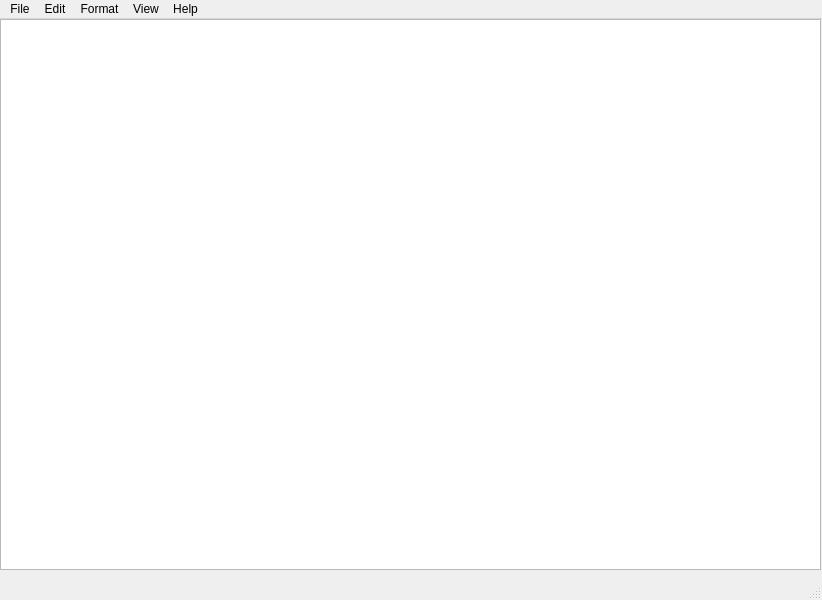
<?xml version="1.0" encoding="UTF-8"?>
<ui version="4.0">
 <author>@hirusha-adi</author>
 <class>MainWindow</class>
 <widget class="QMainWindow" name="MainWindow">
  <property name="geometry">
   <rect>
    <x>0</x>
    <y>0</y>
    <width>822</width>
    <height>600</height>
   </rect>
  </property>
  <property name="windowTitle">
   <string>Notes</string>
  </property>
  <widget class="QWidget" name="centralwidget">
   <widget class="QPlainTextEdit" name="plainTextEdit">
    <property name="geometry">
     <rect>
      <x>0</x>
      <y>0</y>
      <width>821</width>
      <height>551</height>
     </rect>
    </property>
   </widget>
  </widget>
  <widget class="QMenuBar" name="menubar">
   <property name="geometry">
    <rect>
     <x>0</x>
     <y>0</y>
     <width>822</width>
     <height>29</height>
    </rect>
   </property>
   <widget class="QMenu" name="menuLogin">
    <property name="title">
     <string>File</string>
    </property>
    <addaction name="actionNew"/>
    <addaction name="actionOpen"/>
    <addaction name="actionSave"/>
    <addaction name="actionSave_As"/>
    <addaction name="separator"/>
    <addaction name="actionPage_Setup_2"/>
    <addaction name="actionPrint"/>
    <addaction name="separator"/>
    <addaction name="actionExit"/>
   </widget>
   <widget class="QMenu" name="menuEdit">
    <property name="title">
     <string>Edit</string>
    </property>
    <addaction name="actionUndo"/>
    <addaction name="separator"/>
    <addaction name="actionCut"/>
    <addaction name="actionCopy"/>
    <addaction name="actionPaste"/>
    <addaction name="actionDelete"/>
    <addaction name="separator"/>
    <addaction name="actionFind"/>
    <addaction name="actionFind_Next"/>
    <addaction name="actionReplace"/>
    <addaction name="actionGo_To"/>
    <addaction name="separator"/>
    <addaction name="actionSelect_All"/>
    <addaction name="actionTime_Date"/>
   </widget>
   <widget class="QMenu" name="menuFormat">
    <property name="title">
     <string>Format</string>
    </property>
    <addaction name="actionWord_Wrap"/>
    <addaction name="actionFont"/>
   </widget>
   <widget class="QMenu" name="menuView">
    <property name="title">
     <string>View</string>
    </property>
    <addaction name="actionZoom"/>
    <addaction name="actionStatus_Bar"/>
   </widget>
   <widget class="QMenu" name="menuHelp">
    <property name="title">
     <string>Help</string>
    </property>
    <addaction name="actionView_Help"/>
    <addaction name="actionAbout_Notes"/>
   </widget>
   <addaction name="menuLogin"/>
   <addaction name="menuEdit"/>
   <addaction name="menuFormat"/>
   <addaction name="menuView"/>
   <addaction name="menuHelp"/>
  </widget>
  <widget class="QStatusBar" name="statusbar"/>
  <action name="actionNew">
   <property name="text">
    <string>New</string>
   </property>
  </action>
  <action name="actionOpen">
   <property name="text">
    <string>Open</string>
   </property>
  </action>
  <action name="actionSave">
   <property name="text">
    <string>Save</string>
   </property>
  </action>
  <action name="actionSave_As">
   <property name="text">
    <string>Save As</string>
   </property>
  </action>
  <action name="actionPage_Setup">
   <property name="text">
    <string>Page Setup</string>
   </property>
  </action>
  <action name="actionPage_Setup_2">
   <property name="text">
    <string>Page Setup</string>
   </property>
  </action>
  <action name="actionPrint">
   <property name="text">
    <string>Print</string>
   </property>
  </action>
  <action name="actionExit">
   <property name="text">
    <string>Exit</string>
   </property>
  </action>
  <action name="actionUndo">
   <property name="text">
    <string>Undo</string>
   </property>
  </action>
  <action name="actionCut">
   <property name="text">
    <string>Cut</string>
   </property>
  </action>
  <action name="actionCopy">
   <property name="text">
    <string>Copy</string>
   </property>
  </action>
  <action name="actionPaste">
   <property name="text">
    <string>Paste</string>
   </property>
  </action>
  <action name="actionDelete">
   <property name="text">
    <string>Delete</string>
   </property>
  </action>
  <action name="actionFind">
   <property name="text">
    <string>Find</string>
   </property>
  </action>
  <action name="actionFind_Next">
   <property name="text">
    <string>Find Next</string>
   </property>
  </action>
  <action name="actionReplace">
   <property name="text">
    <string>Replace</string>
   </property>
  </action>
  <action name="actionGo_To">
   <property name="text">
    <string>Go To</string>
   </property>
  </action>
  <action name="actionSelect_All">
   <property name="text">
    <string>Select All</string>
   </property>
  </action>
  <action name="actionTime_Date">
   <property name="text">
    <string>Time/Date</string>
   </property>
  </action>
  <action name="actionWord_Wrap">
   <property name="text">
    <string>Word Wrap</string>
   </property>
  </action>
  <action name="actionFont">
   <property name="text">
    <string>Font...</string>
   </property>
  </action>
  <action name="actionZoom">
   <property name="text">
    <string>Zoom</string>
   </property>
  </action>
  <action name="actionStatus_Bar">
   <property name="text">
    <string>Status Bar</string>
   </property>
  </action>
  <action name="actionView_Help">
   <property name="text">
    <string>View Help</string>
   </property>
  </action>
  <action name="actionAbout_Notes">
   <property name="text">
    <string>About Notes</string>
   </property>
  </action>
 </widget>
 <resources/>
 <connections/>
</ui>
